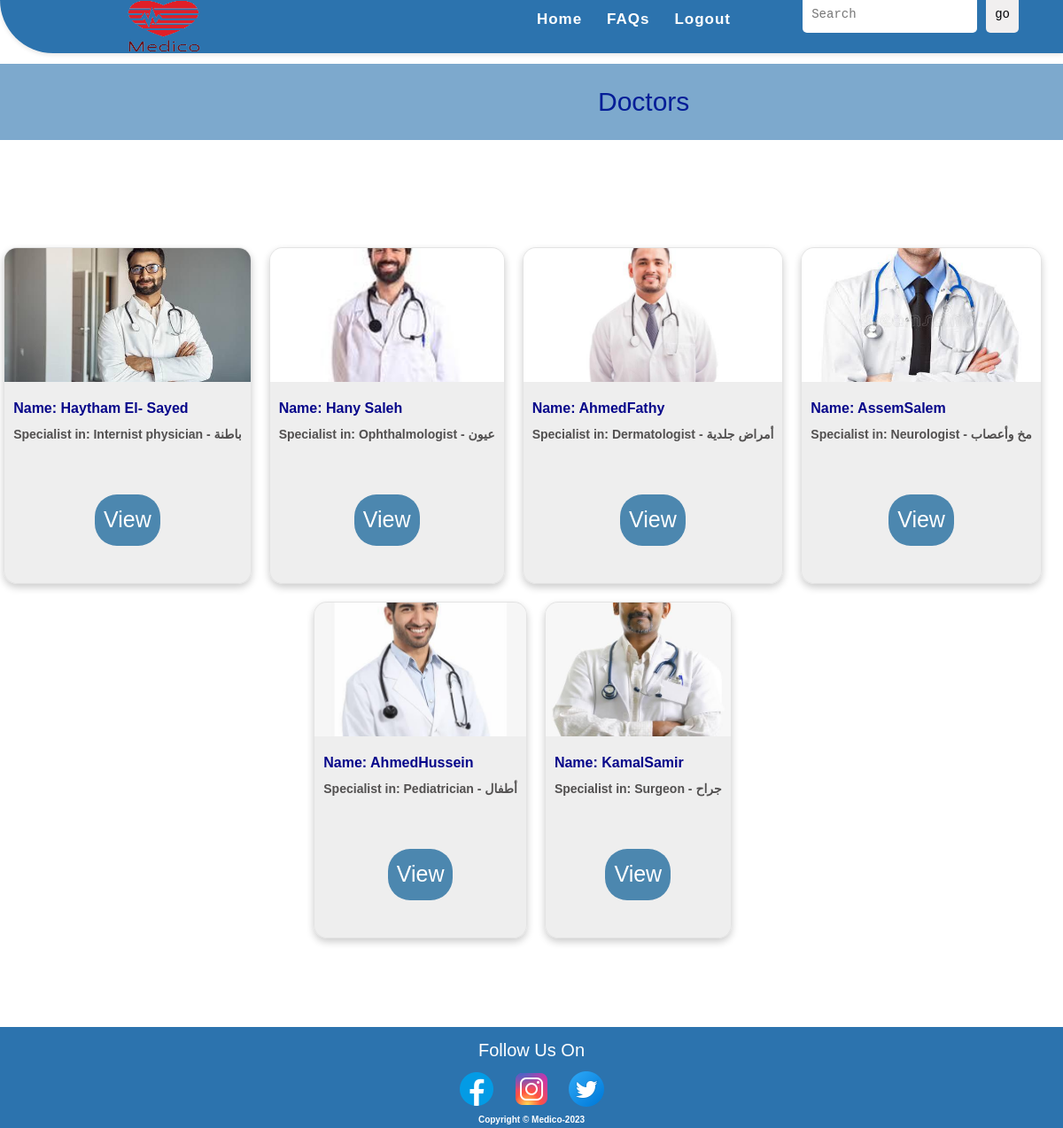
The page /shared/doctors.php (signed in) on the database its author committed.
### tables this page shows
CREATE TABLE `doctors` (
  `id` int(11) NOT NULL,
  `dfirst_name` varchar(255) NOT NULL,
  `dlast_name` varchar(255) NOT NULL,
  `date_of_birth` date NOT NULL,
  `profession_practice` mediumtext DEFAULT NULL,
  `years_of_exp` int(11) NOT NULL,
  `daddress` varchar(255) NOT NULL,
  `phone` int(11) NOT NULL,
  `doctor_syndicate` mediumtext DEFAULT NULL,
  `email` varchar(255) NOT NULL,
  `specialization` varchar(255) NOT NULL,
  `password` int(11) NOT NULL,
  `image` mediumtext DEFAULT NULL,
  `accepted` varchar(255) NOT NULL,
  `blocked` varchar(255) NOT NULL
);

### shared/doctors.php (the view, shortened to what this page needs)
<?php
include "./conn.php";
$select = "SELECT * FROM `doctors` WHERE accepted ='yes'";
$sel = mysqli_query($connect, $select);
?>
<!DOCTYPE html>
<html lang="en">
<head>
  <link href="https://cdn.jsdelivr.net/npm/bootstrap@5.3.0-alpha3/dist/css/bootstrap.min.css" rel="stylesheet">
  <link rel="stylesheet" href="../CSS/style.css">
  <link rel="stylesheet" href="../CSS/footer.css">
  <link rel="stylesheet" href="../CSS/doctors.css">
</head>
<body>
  <nav>
    <div class="logo">
      <a href="#"><img src="../Images/Medico_Logo_2_Final-removebg-preview-1.png" alt="Medico Logo"></a>
    </div>
    <ul class="nav-links" style="margin-left:400px">
      <?php if (isset($_SESSION["patient"])) { ?>
        <li><a href="../patient/patient_home.php">Home</a></li>
      <?php  } ?>
      <li><a href="../shared/FAQs.php">FAQs</a></li>
      <?php if (isset($_SESSION["patient"])) { ?>
        <li><a href="../shared/login.php?bye='1'">Logout</a></li>
      <?php  } ?>
    </ul>
    <div class="search-bar" style="margin-top: 10px;">
      <form method="post" action="search.php">
        <pre>
        <input style="padding: 10px; border: none; border-radius: 5px; margin-right: 10px;" type="text" name="srch" placeholder="Search"><button style="background-color: #f1efef; color: rgb(3, 3, 6); border: none; border-radius: 5px; padding: 10px; cursor: pointer;" name="search">go</button>
        </pre>
      </form>
    </div>
  </nav>
  <div class="header" style="display: flex; align-items: center; background-color: #2c73ae9c; color: rgb(4, 29, 151); padding: 15px; margin-top: 12px;">
    <h2 style="text-align: center; font-size: 30px; margin-left: 650px; padding: 10px;">Doctors</h2>
  </div>
  <div class="cont1">
    <div class="navbar">
    </div>
  </div>
  <div class="content">
    <br><br><br><br><br>
    <div class="card-container">
      <?php foreach ($sel as $s) { ?>
        <div class="card_doctors">
          <img src="../upload/<?php echo $s['image'] ?>" alt="Doctor's photo">
          <div class="card-text">
            <h3>Name: <?php echo $s['dfirst_name'] . $s['dlast_name'] ?></h3>
            <p>Specialist in: <?php echo $s['specialization'] ?></p>
            <br>
            <center><a href="./profile.php?view=<?php echo $s['id']; ?>"><button style="margin-top:20px; background-color: #4c87af; color: white; font-size: 25px; padding: 10px 10px; border: none; border-radius: 25px; cursor: pointer;">View</button></a></center>
          </div>
        </div>
      <?php } ?>
    </div>
  </div>
  <footer>
    <div class="sticky-footer">
      <div class="footer-content">
        <p style="color:white">Follow Us On</p>
        <ul class="social-icons">
          <li><a href="#"><img src="../images/facebook-logo.png" alt="Facebook Icon"></a></li>
          <li><a href="#"><img src="../images/instagram-logo.png" alt="Instagram Icon"></a></li>
          <li><a href="#"><img src="../images/twitter-logo.png" alt="Twitter Icon"></a></li>
        </ul>
      </div>
      <div class="footer-info">
        <h6>Copyright &copy Medico-2023</h6>
      </div>
    </div>
  </footer>
</body>
</html>

### CSS/style.css (style rules this page uses)
* { padding: 0; margin: 0; box-sizing: border-box; font-family: 'Poppins', sans-serif; }
nav { display: flex; justify-content: space-between; align-items: center; background-color: #2c73ae; height: 60px; padding: 0 50px; box-shadow: 0px 2px 5px rgba(0, 0, 0, 0.1); border-bottom-left-radius: 60px; }
.logo { width: 100px; height: 100px; margin-left: 10px; }
.logo img { width: 250px; height: 100px; }
.nav-links { display: flex; justify-content: space-around; width: 50%; }
.nav-links li { list-style: none; }
.nav-links a { color: #ffffff; text-decoration: none; font-weight: bold; font-size: 17px; letter-spacing: 1px; }
.nav-links li { opacity: 1; transition: opacity 0.5s ease-in-out; margin: 10px 0; }

### CSS/footer.css (style rules this page uses)
body { min-height: 100vh; }
footer { background-color: #2c73ae; padding: 3px 0; font-size: 14px; color: #fff; }
.sticky-footer { position: sticky; top: 100%; }
footer p { margin: 0; line-height: 1.5; font-size: 20px; text-align: center; }
footer ul { margin: 0; padding: 0; list-style: none; }
footer ul li { display: inline-block; margin-left: 10px; }
footer ul li:first-child { margin-left: 0; }
a { color: #253bbc; text-decoration: none; }
footer h6 { font-size: 10px; font-weight: bold; color: white; text-align: center; }
.social-icons { text-align: center; margin: 5px 30px; }
html { height: 100%; }
body { display: flex; flex-direction: column; min-height: 100%; }
.content { flex: 1; }
footer { margin-top: auto; }

### CSS/doctors.css (style rules this page uses)
.card-container { display: flex; flex-wrap: wrap; justify-content: center; margin-bottom: 100px; margin-left: -20px; margin-top: -35px; }
.card_doctors { width: 230px; height: 380px; margin: 10px; border: 1px solid #dfdfdfb6; border-radius: 15px; box-shadow: 0 4px 8px rgba(0, 0, 0, 0.2); margin: 20px 10px 0 10px; overflow: hidden; background-color: rgba(224, 224, 224, 0.561); width: fit-content; }
.card_doctors img { width: 100%; height: 40%; object-fit: cover; }
.card-text { padding: 10px; font-size: 14px; }
.card-text h3 { margin-top: 10px; margin-bottom: 10px; font-size: 16px; font-weight: bolder; color: rgb(6, 6, 138); }
.card-text p { font-weight: bolder; margin-top: 10px; color: rgb(82, 80, 80); }
.header { display: flex; align-items: center; background-color: #2c73ae9c; color: rgb(4, 29, 151); padding: 15px; margin-top: 12px; }
h2 { margin-right: 20px; font-size: 18px; margin: 0 70px 0 10px; }
.search-bar { display: flex; align-items: center; margin-left: auto; }
.search-bar input[type="text"] { padding: 10px; border: none; border-radius: 5px; margin-right: 10px; }
.search-bar button { background-color: #f1efef; color: rgb(3, 3, 6); border: none; border-radius: 5px; padding: 10px; cursor: pointer; }

### rows shown on the page
doctors: image (picture), dfirst_name "Haytham", dlast_name "El- Sayed", specialization "Internist physician - باطنة"
doctors: image (picture), dfirst_name "Hany", dlast_name "Saleh", specialization "Ophthalmologist - عيون"
doctors: image (picture), dfirst_name "Ahmed", dlast_name "Fathy", specialization "Dermatologist - أمراض جلدية"
doctors: image (picture), dfirst_name "Assem", dlast_name "Salem", specialization "Neurologist - مخ وأعصاب"
doctors: image (picture), dfirst_name "Ahmed", dlast_name "Hussein", specialization "Pediatrician - أطفال"
doctors: image (picture), dfirst_name "Kamal", dlast_name "Samir", specialization "Surgeon - جراح"
